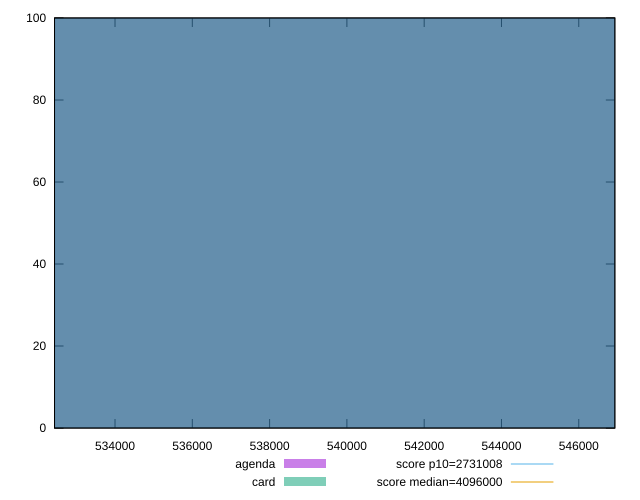

Source code (gnuplot):
reset

$agenda <<EOF
538960.1406850597 100
EOF

$card <<EOF
538960.1406850597 100
EOF

set key outside below
set boxwidth 16332.12547530484
set xrange [532435:546933]
set yrange [0:100]
set trange [0:100]
set style fill transparent solid 0.5 noborder

set parametric
set terminal svg size 640, 500 enhanced background rgb 'white'
set output "reports/report_00032_2021-02-25T10-28-15.087Z/total-byte-weight/comparison/histogram/1_vs_2.svg"

plot $agenda title "agenda" with boxes, \
     $card title "card" with boxes, \
     2731008,t title "score p10=2731008", \
     4096000,t title "score median=4096000"

reset
